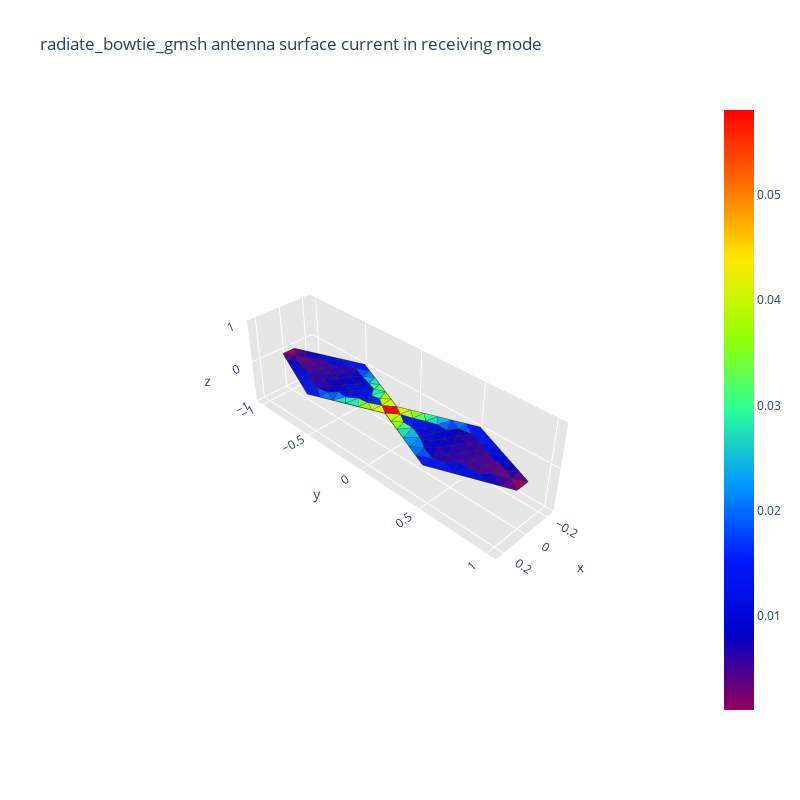

The notebook cell this image was saved under:
### Code cell
impedance, current_bowtie_antenna = radiation_algorithm(radiate_bowtie_mat_gmsh, 75e6, feed_point, voltage_amplitude=0.5)

'''# mesh_bowtie = read_mesh_msh(radiate_bowtie_msh_gmsh)
gmsh.initialize()
gmsh.merge(radiate_bowtie_msh_gmsh)
mesh_bowtie = Mesh()

sf_view = remeshing_model(radiate_bowtie_msh_gmsh, mesh_bowtie, current_bowtie_antenna, width_finite, feed_point, mesh_dividend=5)

post_processing_meshing(radiate_bowtie_msh_gmsh, sf_view)

run()

write(save_mesh_folder, mesh_name)

gmsh.finalize()'''

### Figure 1 — Plotly figure (JSON) as saved in the notebook; plotly's stock layout.template omitted (floating-point values rounded to 4 significant figures; data arrays with more than 128 entries replaced by an {"elided": "..."} marker saying what was removed)
{"data": [{"facecolor": {"elided": "190 str values"}, "i": {"elided": "190 int values"}, "j": {"elided": "190 int values"}, "k": {"elided": "190 int values"}, "name": "", "type": "mesh3d", "x": [-0.25, -0.05, -0.25, -0.05, 0.05, 0.25, 0.05, 0.25, 0.05, -0.05, -0.2167, -0.1833, -0.15, -0.1167, -0.08333, -0.08333, -0.1167, -0.15, -0.1833, -0.2167, -0.2167, -0.1833, -0.15, -0.1167, -0.08333, 0.08333, 0.1167, 0.15, 0.1833, 0.2167, 0.2167, 0.1833, 0.15, 0.1167, 0.08333, 0.08333, 0.1167, 0.15, 0.1833, 0.2167, 0.2167, 0.1833, 0.15, 0.1167, 0.08333, -0.08333, -0.1167, -0.15, -0.1833, -0.2167, -0.02435, -0.08565, -0.1084, 0.03951, 0.07861, -0.008401, -0.008995, 0.07258, 0.1331, 0.1681, -0.0731, -0.1347, -0.1681, -0.01208, -0.08499, -0.02792, 0.01208, 0.08499, 0.02792, 0.06175, -0.03314, 0.03759, -0.06479, 0.09473, 0.03224, 0.01497, -0.0861, -0.01008, -0.003273, 0.06208, -0.04642, 0.08612, 0.01007, 0.003252, -0.06208, 0.1049, 0.05636, 0.08052, 0.1318, -0.0805, -0.1317, -0.08776, -0.08634, -0.08774, -0.01186, 0.08777, 0.07292, -0.08541, 0.03944, 0.05854, -0.03944, -0.05854, 0.1617, -0.1622, -0.1489, -0.08702, 7.721e-18, -0.08418, -0.1477, 0.1477, 0.08433, 0.08522, 0.1477, -0.001947, 0.002077, -0.002077, 0.007068, -0.007169, 0.04708, -0.03504, -0.02638], "y": [-0.5, 0, 0.5, 1, 1, 0.5, 0, -0.5, -1, -1, -0.4167, -0.3333, -0.25, -0.1667, -0.08333, 0.08333, 0.1667, 0.25, 0.3333, 0.4167, 0.5833, 0.6667, 0.75, 0.8333, 0.9167, 0.9167, 0.8333, 0.75, 0.6667, 0.5833, 0.4167, 0.3333, 0.25, 0.1667, 0.08333, -0.08333, -0.1667, -0.25, -0.3333, -0.4167, -0.5833, -0.6667, -0.75, -0.8333, -0.9167, -0.9167, -0.8333, -0.75, -0.6667, -0.5833, -0.2839, -0.2415, -0.3085, 0.2214, 0.3177, 0.2843, 0.3492, 0.4569, 0.402, 0.5, -0.4529, -0.3993, -0.5, -0.7425, -0.7717, -0.8357, 0.7426, 0.7717, 0.8357, 0.3835, 0.1555, 0.145, 0.2304, -0.3759, -0.3273, -0.411, -0.6229, -0.6639, -0.5853, -0.6267, -0.3606, 0.623, 0.6639, 0.5853, 0.6267, -0.2999, -0.2347, -0.6918, -0.6051, 0.6918, 0.605, -0.703, 0.3029, 0.3827, 0.424, 0.703, -0.5478, 0.5535, -0.8627, -0.7878, 0.8627, 0.7878, -0.5075, 0.508, 0.4231, 0.4639, -0.5, -0.5391, -0.5783, 0.5783, 0.5395, -0.4622, -0.4217, 0.5025, -0.9246, 0.9246, -0.07422, 0.07429, -0.1572, -0.1347, -0.2031], "z": [0, 0, 0, 0, 0, 0, 0, 0, 0, 0, 0, 0, 0, 0, 0, 0, 0, 0, 0, 0, 0, 0, 0, 0, 0, 0, 0, 0, 0, 0, 0, 0, 0, 0, 0, 0, 0, 0, 0, 0, 0, 0, 0, 0, 0, 0, 0, 0, 0, 0, 0, 0, 0, 0, 0, 0, 0, 0, 0, 0, 0, 0, 0, 0, 0, 0, 0, 0, 0, 0, 0, 0, 0, 0, 0, 0, 0, 0, 0, 0, 0, 0, 0, 0, 0, 0, 0, 0, 0, 0, 0, 0, 0, 0, 0, 0, 0, 0, 0, 0, 0, 0, 0, 0, 0, 0, 0, 0, 0, 0, 0, 0, 0, 0, 0, 0, 0, 0, 0, 0, 0]}, {"line": {"color": "rgb(50, 50, 50)", "width": 1.5}, "mode": "lines", "showlegend": false, "type": "scatter3d", "x": {"elided": "950 float values"}, "y": {"elided": "950 float values"}, "z": {"elided": "950 int values"}}, {"hoverinfo": "none", "marker": {"color": [0.001069, 0.05804], "colorscale": [[0, "rgb(150, 0, 90)"], [0.125, "rgb(0, 0, 200)"], [0.25, "rgb(0, 25, 255)"], [0.375, "rgb(0, 152, 255)"], [0.5, "rgb(44, 255, 150)"], [0.625, "rgb(151, 255, 0)"], [0.75, "rgb(255, 234, 0)"], [0.875, "rgb(255, 111, 0)"], [1, "rgb(255, 0, 0)"]], "showscale": true, "size": 0.1}, "mode": "markers", "showlegend": false, "type": "scatter3d", "x": [-0.25], "y": [-0.5], "z": [0]}], "layout": {"height": 800, "scene": {"aspectratio": {"x": 0.25, "y": 1, "z": 0.3}, "xaxis": {"backgroundcolor": "rgb(230, 230, 230)", "gridcolor": "rgb(255, 255, 255)", "showbackground": true, "zerolinecolor": "rgb(255, 255, 255)"}, "yaxis": {"backgroundcolor": "rgb(230, 230, 230)", "gridcolor": "rgb(255, 255, 255)", "showbackground": true, "zerolinecolor": "rgb(255, 255, 255)"}, "zaxis": {"backgroundcolor": "rgb(230, 230, 230)", "gridcolor": "rgb(255, 255, 255)", "showbackground": true, "zerolinecolor": "rgb(255, 255, 255)"}}, "title": {"text": "radiate_bowtie_gmsh antenna surface current in receiving mode"}, "width": 800}}
